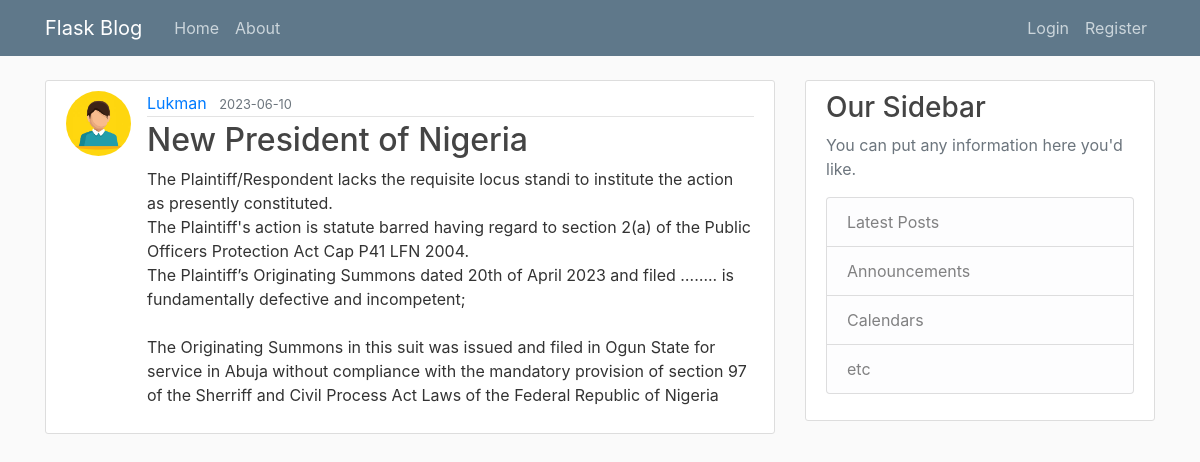
/post/1, run on the app's committed database.
### flaskblog/models.py (models this page shows)
class User(db.Model, UserMixin):
    id = db.Column(db.Integer, primary_key=True)
    username = db.Column(db.String(20), unique=True, nullable=False)
    email = db.Column(db.String(120), unique=True, nullable=False)
    image_file = db.Column(db.String(20), nullable=False, default='default.jpg')
    password = db.Column(db.String(60), nullable=False)
    '''this user model has relationship with the post
    backref can be used to get the user who created
    the post'''
    posts = db.relationship('Post', backref='author', lazy=True)

class Post(db.Model):
    id = db.Column(db.Integer, primary_key=True)
    title = db.Column(db.String(100), nullable=False)
    date_posted = db.Column(db.DateTime, nullable=False, default=datetime.utcnow)
    content = db.Column(db.Text, nullable=False)
    user_id = db.Column(db.Integer, db.ForeignKey('user.id'), nullable=False)

### flaskblog/routes.py (the view)
@app.route('/post/<int:post_id>')
def post(post_id):
    post = Post.query.get_or_404(post_id)
    return render_template('post.html', title=post.title, post=post)

### flaskblog/templates/post.html (shortened to what this page needs)
{% extends 'layout.html' %}
{% block content %}
<article class="media content-section">
    <img class="rounded-circle article-img" src="{{ url_for('static', filename='profile_pics/'
     + post.author.image_file) }}">
<div class="mdeia-body">
   <div class="article-metadata">
   <a href="{{ url_for('user_posts', username=post.author.username) }}" class="mr-2">{{ post.author.username }}</a>
   <small class="text-muted">{{ post.date_posted.strftime('%Y-%m-%d') }}</small>
</div>
<h2 class="article-title">{{ post.title }}</h2>
<p class="article-content">{{ post.content }}</p>
</div>
</article>
{% endblock %}

### flaskblog/static/css/main.css (style rules this page uses)
body { background: #fafafa; color: #333333; margin-top: 5rem; }
h1, h2, h3, h4, h5, h6 { color: #444444; }
.content-section { background: #ffffff; padding: 10px 20px; border: 1px solid #dddddd; border-radius: 3px; margin-bottom: 20px; }
.article-title { color: #444444; }
.article-content { white-space: pre-line; }
.article-img { height: 65px; width: 65px; margin-right: 16px; }
.article-metadata { padding-bottom: 1px; margin-bottom: 4px; border-bottom: 1px solid #e3e3e3 }

### data on the page
User: image_file (placeholder picture), author.username "Lukman"
Post: date_posted "2023-06-10", title "New President of Nigeria", content "The Plaintiff/Respondent lacks the requisite locus standi to institute the action as presently constituted. The Plaintiff's action is statute barred having regard to section 2(a) of the Public Officers Protection Act Cap P41 LFN 2004. The Plaintiff’s Originating Summons dated 20th of April 2023 and filed …….. is fundamentally defective and incompetent; The Originating Summons in this suit was issued and filed in Ogun State for service in Abuja without compliance with the mandatory provision of section 97 of the Sherriff and Civil Process Act Laws of the Federal Republic of Nigeria"
